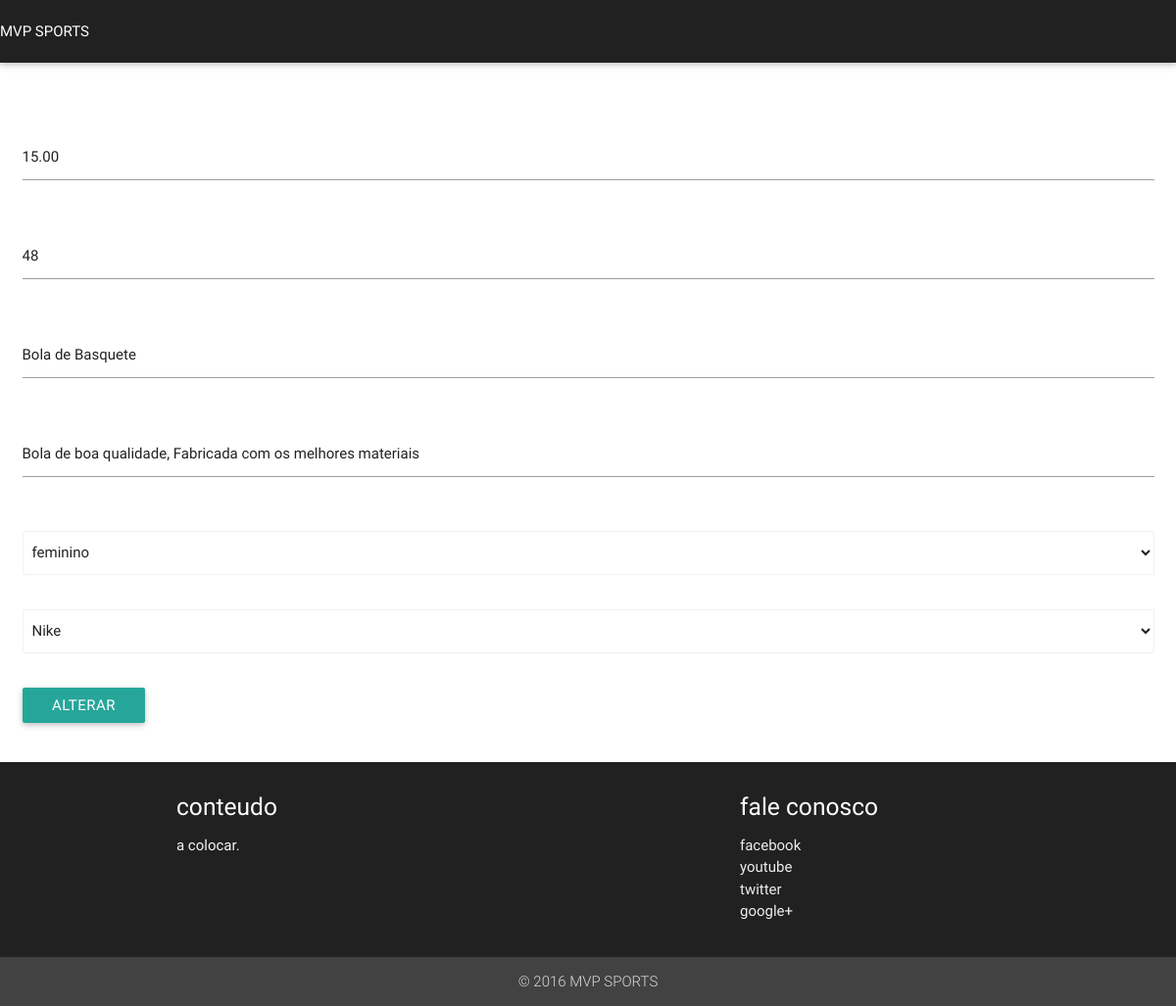
Screenshot of /view/formAlterarProduto.php?idproduto=5 with the database file from the repository.
### tables this page shows
CREATE TABLE `produto` (
  `idproduto` int(100) NOT NULL,
  `nomeproduto` varchar(100) NOT NULL,
  `foto` varchar(150) NOT NULL,
  `descricao` text NOT NULL,
  `preco` decimal(8,2) NOT NULL,
  `categoria` varchar(50) NOT NULL,
  `disponibilidade` bigint(100) NOT NULL,
  `marca` int(11) NOT NULL
);

### model/DAO/Crud.php (called while the page is built, shortened)
<?php
class Crud {
    public function gerarList($tabelas,$joinsA, $joinsB){
        try {
            $pdo = Conexao::getInstance();
            $sql = "SELECT * FROM ";
            $numeroTabelas = count($tabelas);
            for($h = 0;$h < $numeroTabelas; $h++){
                if($numeroTabelas == 1){
                    $sql = $sql . $tabelas[$h];
                }
            }
            $stmt = $pdo->prepare($sql);
            $stmt->execute();
            $Entidades = array();
            while ($Entidade = $stmt->fetchObject(__CLASS__)){
                $Entidades[] = $Entidade;
            }
            return $Entidades;
        } catch (PDOExceptionException $ex) {
            echo "".$ex;
        }
    }
    public function gerarFindById($tabelas,$joinsA, $joinsB, $identificadores, $valorId){
        try {
            $pdo = Conexao::getInstance();
            $sql = "SELECT * FROM ";
            $numeroTabelas = count($tabelas);
            for($h = 0;$h < $numeroTabelas; $h++){
                if($h != $numeroTabelas-1){
                    if($h %2 == 0 && $h < 2){
                        $sql = $sql . $tabelas[$h];
                    }
                    $sql = $sql . " INNER JOIN " . $tabelas[$h+1];
                    $sql = $sql . " ON(".$joinsA[$h] ."=".$joinsB[$h].") ";
                }
            }
            $sql = $sql . " WHERE ";
            $numeroIdentificadores = count($identificadores);
            for ($i = 0; $i < $numeroIdentificadores; $i++) {
                if ($i == $numeroIdentificadores - 1) {
                    $sql = $sql . "$identificadores[$i] = ?";
                } else {
                    $sql = $sql . "$identificadores[$i] = ? AND ";
                }
            }
            $stmt = $pdo->prepare($sql);
            for($b = 0;$b < $numeroIdentificadores;$b++){
                $stmt->bindValue($b+1, $valorId[$b]);
            }
            $stmt->execute();
            $Entidade = $stmt->fetchObject(__CLASS__);
            return $Entidade;
        } catch (PDOExceptionException $ex) {
            echo "".$ex;
        }
    }
}

### model/DAO/classeProdutoDAO.php (called while the page is built, shortened)
<?php
require_once 'Crud.php';
class classeProdutoDAO extends Crud{
    public function pesquisarProdutoPorId($idproduto){
        $tabelas = array("produto p","marca m");
        $joinsA = array("p.marca");
        $joinsB = array("m.idmarca");
        $identificadores = array("idproduto");
        $valorId = array($idproduto);
        return parent::gerarFindById($tabelas, $joinsA, $joinsB, $identificadores, $valorId);
    }
}

### model/DAO/classeMarcasDAO.php (called while the page is built, shortened)
<?php
require_once 'Crud.php';
class classeMarcasDAO extends Crud{
    public function listarMarcas(){
        $tabelas = array("marca");
        $joinsA  = array();
        $joinsB  = array();
        $Marcas = parent::gerarList($tabelas, $joinsA, $joinsB);
        return $Marcas;
    }
}

### view/formAlterarProduto.php (the view, shortened to what this page needs)
<!DOCTYPE html>
<!DOCTYPE html>
<html lang="en">
  <head>
      <link type="text/css" rel="stylesheet" href="../css/materialize.min.css"  media="screen,projection"/>
  </head>
  <body>
        <nav>
            <div class="nav-wrapper grey darken-4">
                <a href="#" class > MVP SPORTS</a>
            </div>
        </nav>
        <section>
            <article>
                <br>
                <?php
                require_once '../model/DAO/classeProdutoDAO.php';
                if(isset($_GET['idproduto'])){
                    $idproduto = $_GET['idproduto'];
                } else {
                    $idproduto = null;
                    echo "<script>alert('O id do produto não está na url!')</script>";
                }
                $ProdutoDAO = new classeProdutoDAO();
                $produto = $ProdutoDAO->pesquisarProdutoPorId($idproduto);
                ?>
                <div class="row">
                    <form class="col s12" action="../control/controladorAlterarProduto.php" method="post">
                        <div class="row">
                            <div class="input-field col s12">
                            </div>
                        </div>
                        <div class="row">
                            <div class="input-field col s12">
                                <input placeholder="preço" id="preco" name="preco" type="text" value="<?php echo $produto->preco; ?>" class="validate">
                            </div>
                        </div>
                        <div class="row">
                            <div class="input-field col s12">
                                <input placeholder="disponibilidade" id="disponibilidade" name="disponibilidade" value="<?php echo $produto->disponibilidade; ?>" type="number" class="validate">
                            </div>
                        </div>
                        <div class="row">
                            <div class="input-field col s12">
                                <input placeholder="nome" id="nome" name="nome" type="text" value="<?php echo $produto->nomeproduto; ?>" class="validate">
                            </div>
                        </div>
                        <div class="row">
                            <div class="input-field col s12">
                                <input type="text" placeholder="descricao" id="descricao" name="descricao" value="<?php echo $produto->descricao; ?>" class="validate">
                            </div>
                        </div>
                        <div class="row">
                            <div class="input-field col s12">
                                <select id="categoria" class="browser-default" name="categoria">
                                    <option selected value="<?php echo $produto->categoria; ?>"><?php echo $produto->categoria; ?></option>
                                </select>
                            </div>
                        </div>
                        <div class="row">
                            <div class="input-field col s12">
                                <select class="browser-default" name="idmarca">
                                    <?php
                                    require_once '../model/DAO/classeMarcasDAO.php';
                                    $marcaDAO = new classeMarcasDAO();
                                    $marcas = $marcaDAO->listarMarcas();
                                    foreach ($marcas as $marca){
                                        if($marca->idmarca == $produto->marca){
                                    ?>
                                    <option value="<?php echo $marca->idmarca; ?>" selected=""><?php echo $marca->nomemarca; ?></option>
                                        <?php }?>
                                    <?php } ?>
                                </select>
                            </div>
                        </div>
                        <div class="row">
                            <div class="input-field col s12">
                                <button type="submit" class="waves-effect waves-light btn">Alterar</button>
                            </div>
                        </div>
                    </form>
                </div>
            </article>
        </section>
        <footer class="page-footer grey darken-4">
          <div class="container ">
            <div class="row">
              <div class="col l6 s12">
                <h5 class="white-text">conteudo</h5>
                <p class="grey-text text-lighten-4">a colocar.</p>
              </div>
              <div class="col l4 offset-l2 s12">
                <h5 class="white-text">fale conosco</h5>
                <ul>
                  <li><a class="grey-text text-lighten-3" href="#!">facebook</a></li>
                  <li><a class="grey-text text-lighten-3" href="#!">youtube</a></li>
                  <li><a class="grey-text text-lighten-3" href="#!">twitter</a></li>
                  <li><a class="grey-text text-lighten-3" href="#!">google+</a></li>
                </ul>
              </div>
            </div>
          </div>
          <div class="footer-copyright center grey darken-3">
            <div class="container">
            © 2016 MVP SPORTS
            </div>
          </div>
        </footer>
  </body>
</html>

### rows the page displays
produto: preco "15.00", disponibilidade "48", nome "Bola de Basquete", descricao "Bola de boa qualidade, Fabricada com os melhores materiais", categoria "feminino"

### other values shown
form field idmarca "Nike"
